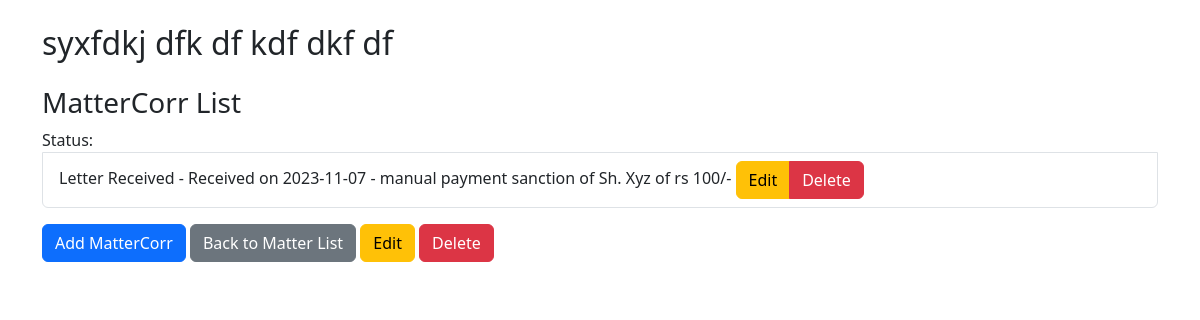
The app's page /eFile/matters/1/detail_with_corr/, older data.
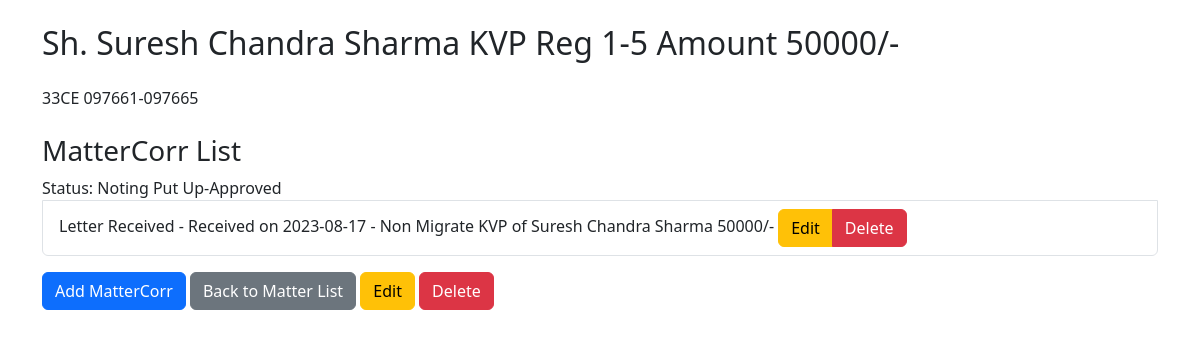
The same page, newer data.
### eFile/models.py (models this page shows, shortened)
class Matter(models.Model):
    MatterId = models.AutoField(primary_key=True)
    MatterDate = models.DateField()
    FileId = models.ForeignKey(FileInfo, on_delete=models.CASCADE)
    MatterSubject = models.CharField(max_length=255)
    MatterDetail = models.TextField(null=True, blank= True)
    MatterType = models.ForeignKey(MatterType, on_delete=models.CASCADE)
    MatterStatus = models.ForeignKey(MatterStatus, on_delete=models.CASCADE)

class MatterCorr(models.Model):
    Id = models.AutoField(primary_key=True)
    MatterId = models.ForeignKey(Matter, on_delete=models.CASCADE)
    CorrStatus = models.ForeignKey(CorrStatus, on_delete=models.CASCADE)
    ReceiveId = models.ForeignKey(Received, on_delete=models.CASCADE, null=True, blank= True)
    IssueId = models.ForeignKey(IssueLetter, on_delete=models.CASCADE,null=True, blank= True)
    Remark = models.TextField(null=True, blank= True)

class CorrStatus(models.Model):
    CorrStatusId = models.AutoField(primary_key=True)
    CorrStatus = models.CharField(max_length=50)
    Detail = models.TextField(null=True, blank= True)
    def __str__(self):
        return self.CorrStatus

class Received(models.Model):
    URGENCY_CHOICES = [
        ('Normal', 'Normal'),
        ('Urgent', 'Urgent'),
        ('MostUrgent', 'Most Urgent'),
    ]
    ReceiveId = models.AutoField(primary_key=True)
    ReceiveDate = models.DateField()
    Sender = models.ForeignKey(Senders, on_delete=models.CASCADE, default='1')
    LetterNo = models.CharField(max_length=50, blank=True,null=True)
    LetterDate = models.DateField()
    LetterSubject = models.CharField(max_length=255)
    LetterDetail= RichTextField(blank=True, null= True)
    Urgency = models.CharField(max_length=15, choices=URGENCY_CHOICES)
    DueDate = models.DateField(null=True, blank=True)
    Status = models.CharField(max_length=20, default='Letter Received')
    def __str__(self):
        return f"Received on {self.ReceiveDate} - {self.LetterSubject}"

class ReceiveFlowStatus(models.Model):
    Id = models.AutoField(primary_key=True)
    ReceiveId = models.ForeignKey(Received, on_delete=models.CASCADE)
    Status = models.CharField(max_length=50)

### eFile/views.py (the view)
# urls.py: path('matters/<int:pk>/detail_with_corr/', matter_detail_with_corr, name='matter_detail_with_corr'),
def matter_detail_with_corr(request, pk):
    matter = get_object_or_404(Matter, pk=pk)
    matter_corr_entries = MatterCorr.objects.filter(MatterId=matter)
    return render(request, 'eFile/matter_detail_with_corr.html', {'matter': matter, 'matter_corr_entries': matter_corr_entries})

### templates/eFile/matter_detail_with_corr.html (shortened to what this page needs)
{% extends 'eFile/base.html' %}
{% block content %}
  <h2 class="mb-4">{{ matter.MatterSubject }}</h2>
  <p>{{ matter.MatterDetail }}</p>
  <h3 class="mt-4">MatterCorr List</h3>
  <ul class="list-group">
    {% for mattercorr in matter.mattercorr_set.all %}
    {% if mattercorr.ReceiveId %}
        {% with receive_status=mattercorr.ReceiveId.receiveflowstatus_set.last %}
            <span>Status: {{ receive_status.Status }}</span>
        {% endwith %}
    {% endif %}
      <li class="list-group-item">
        <span>{{ mattercorr.CorrStatus }} -  {{ mattercorr.ReceiveId }}</span>
        <div class="btn-group" role="group">
          <a class="btn btn-warning" href="{% url 'mattercorr_edit' pk=mattercorr.pk %}">Edit</a>
          <a class="btn btn-danger" href="{% url 'mattercorr_delete' pk=mattercorr.pk %}">Delete</a>
        </div>
      </li>
    {% endfor %}
  </ul>
  <a class="btn btn-primary mt-3" href="{% url 'mattercorr_add_with_matter' matter_id=matter.pk %}">Add MatterCorr</a>
  <a class="btn btn-secondary mt-3" href="{% url 'matter_list' %}">Back to Matter List</a>
  <a class="btn btn-warning mt-3" href="{% url 'matter_edit' pk=matter.pk %}">Edit</a>
  <a class="btn btn-danger mt-3" href="{% url 'matter_delete' pk=matter.pk %}">Delete</a>
{% endblock %}

### templates/eFile/base.html (shortened to what this page needs)
<!DOCTYPE html>
<html lang="en">
<head>
    <link rel="stylesheet" href="https://cdn.jsdelivr.net/npm/bootstrap@5.3.2/dist/css/bootstrap.min.css">
</head>
<body>
    <div class="container mt-4">
        {% block content %}{% endblock %}
    </div>
</body>
</html>

Row changes from the older to the newer data that the page shows:
changed Matter: MatterSubject "syxfdkj dfk df kdf dkf df" → "Sh. Suresh Chandra Sharma KVP Reg 1-5 Amount 50000/-"; MatterDetail (not shown) → "33CE 097661-097665"
changed through a linked row, MatterCorr "Letter Received": ReceiveId.receiveflowstatus_set.last.Status (not shown) → "Noting Put Up-Approved"; ReceiveId "Received on 2023-11-07 - manual payment sanction of Sh. Xyz of rs 100/-" → "Received on 2023-08-17 - Non Migrate KVP of Suresh Chandra Sharma 50000/-"
